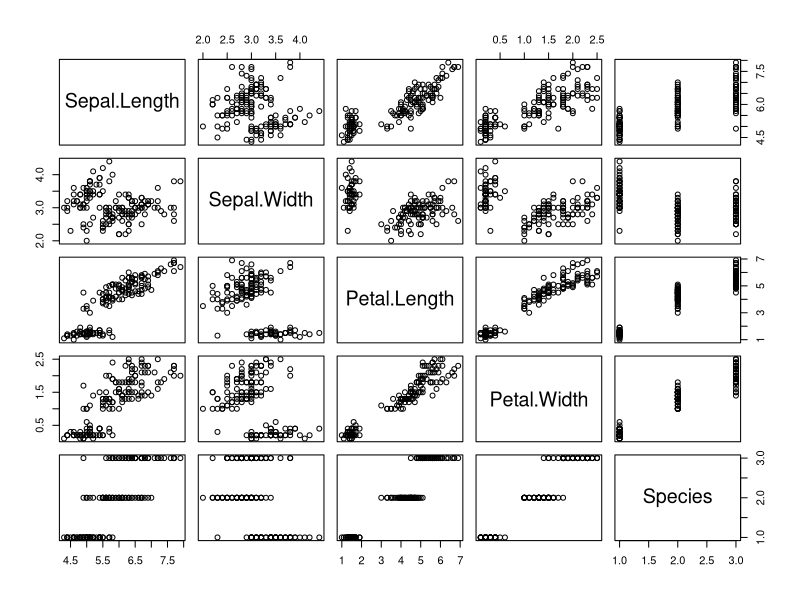
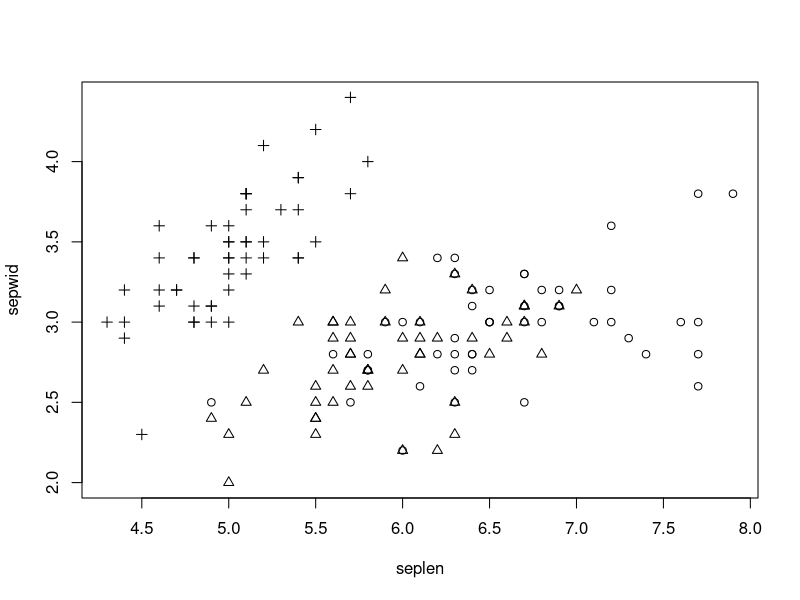
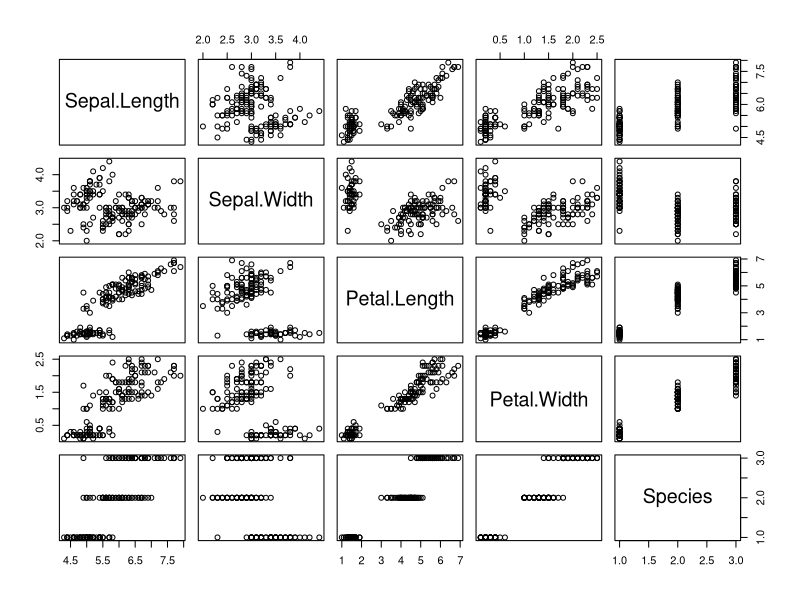

These charts were generated, in order, by the following R code:
# first example of plotting in R: pairs plot

data(iris);  # include the famous iris data
iris	     # type out the data
plot(iris);  #  stop here to get simple pairs plot.

#--------------------------------
# some simple matrix manipulations in R

ex1 = iris[1,]     # the first row (example) of data matrix
seplen = iris[,1]   # the first column (feature) of data matrix (sepal length)
sepwid = iris[,2];  # sepal width
n = length(seplen);  # number of examples/vectors/data points/observations/
type = rep(0,n);
type[iris[,5] == "virginica"] = 1;
type[iris[,5] == "versicolor"] = 2;
type[iris[,5] == "setosa"] = 3;  # type is now a vector of 1-3 for 3 types
plot(seplen,sepwid,pch=type);   # scatter plot with different symbols for each iris type.  


pairs(~Sepal.Length + Sepal.Width + Petal.Length + Petal.Width + Species , data=iris)


